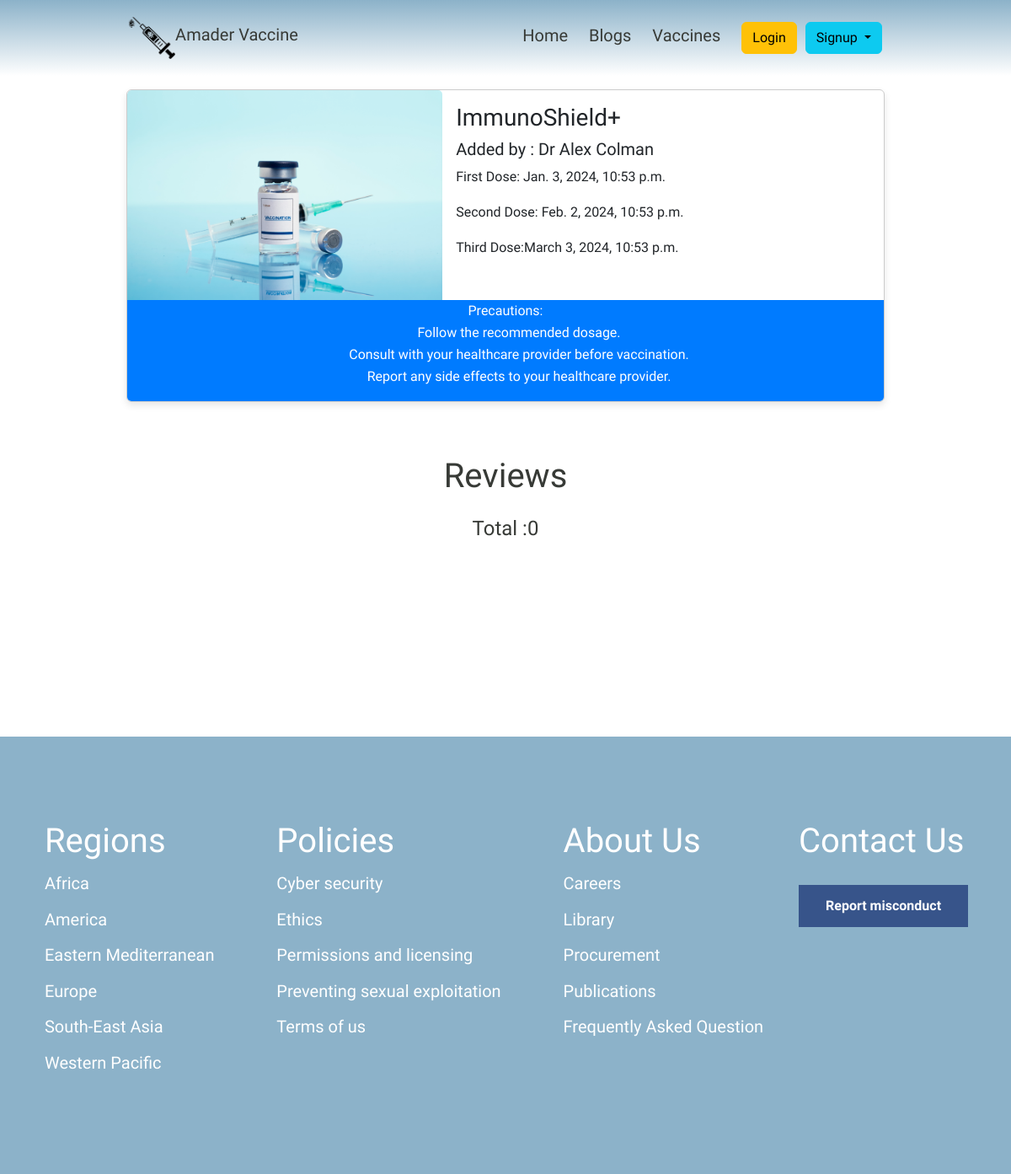
Screenshot of /doctor/vaccine_details/4 with the database file from the repository.
### Doctor/models.py (models this page shows, shortened)
class Vaccine(models.Model):
    images = models.ImageField(upload_to='vaccines/uploads/',null=True ,blank=True)
    doctor = models.ForeignKey(AccountModel, on_delete=models.CASCADE)
    name = models.CharField(max_length=50, null=True ,blank=True)
    initial_dose = models.DateTimeField(max_length=50)
    second_dose = models.DateTimeField(null=True, blank=True)
    third_dose = models.DateTimeField(null=True, blank=True)

### Account/models.py (models this page shows, shortened)
class AccountModel(models.Model):
    user = models.OneToOneField(User, on_delete=models.CASCADE,related_name='account')
    account_type = models.CharField(max_length=20, choices=[('patient', 'Patient'), ('doctor', 'Doctor')])
    nid = models.CharField(max_length=20,unique=True, blank=True, null=True)
    is_activated = models.BooleanField(default=False,null=True , blank = True)
    email_token= models.CharField(max_length=200,null=True , blank = True)

### Doctor/views.py (the view, shortened to what this page needs)
# urls.py: path('details/<int:id>',views.post_details,name='post_details'),
def details(request,id):
    vaccine = Vaccine.objects.get(pk=id)
    obj = vaccine.doctor.account_type
    has_edit_access = False
    comments= Comment.objects.filter(Vaccine=vaccine)
    if request.user.is_authenticated :
        has_taken = VaccineTaken.objects.filter(user=request.user, vaccine=vaccine).exists()
        return render(request,'details.html',{'has_edit_access':has_edit_access,'doctor':doctor,'db':vaccine,'has_taken':has_taken,'comment':comments})
    else :
        return render(request,'details.html',{'db':vaccine,'comment':comments})

### Doctor/templates/details.html (shortened to what this page needs)
{% extends "base.html" %}
{% load static %}
{% block css %}<link rel='stylesheet' href="{% static 'homepage/vaccine_details.css' %}"> {% endblock css %}
{% block content %}
<div class="card" style="width: 75%; margin:auto ">
    <div class="row g-0">
        <div class="col-sm-5">
            <img src="{{db.images.url}}" class="card-img-top h-100" alt="...">
        </div>
        <div class="col-sm-7">
            <div class="card-body h-100">
                <h3> {{db.name}}</h3>
                <h5> Added by : Dr {{db.doctor.user.first_name}} {{db.doctor.user.last_name}} </h5>
                <div class="dose-dates gap-1 ">
                    <p class="dose-date">First Dose: {{db.initial_dose}}</p>
                    <p class="dose-date">Second Dose: {{db.second_dose}}</p>
                    <p class="dose-date">Third Dose:{{db.third_dose}}</p>
                </div>
            </div>
        </div>
    </div>
    <div class="precautions-section text-white text-center" style="background-color: #007bff;">
        <div class="precautions-title">Precautions:</div>
        <ul class="precaution-list">
            <li class="precaution-item">Follow the recommended dosage.</li>
            <li class="precaution-item">Consult with your healthcare provider before vaccination.</li>
            <li class="precaution-item">Report any side effects to your healthcare provider.</li>
        </ul>
    </div>
</div>
<div class="p-2 m-2">
    <div class="text-center">
        <h1 class="mb-4 pt-5 ">Reviews</h1>
         <h4 class='px-3 '>Total :{{comment| length}}</h4>
     <div class='row gap-3 p-2'>
      </div>
    </div>
</div>
{% endblock content %}

### static/css/styles.css (style rules this page uses)
li { list-style: none; }
.card-body { box-shadow: 8px 8px 8px gray; }

### templates/base.html (style rules this page uses)
body { font-family: Work Sans,sans-serif; font-size: 1rem; line-height: 1.625; color: #373a36; }
.card { border: 1px solid #ccc; box-shadow: 0 4px 8px rgba(0, 0, 0, 0.1); overflow: hidden; transition: box-shadow 0.3s ease-in-out; }

### rows the page displays
Vaccine: images (picture), name "ImmunoShield+", doctor.user.first_name "Alex", doctor.user.last_name "Colman", initial_dose "Jan. 3, 2024, 10:53 p.m.", second_dose "Feb. 2, 2024, 10:53 p.m.", third_dose "March 3, 2024, 10:53 p.m."

### other values shown
{{ comment| length }} "0"
